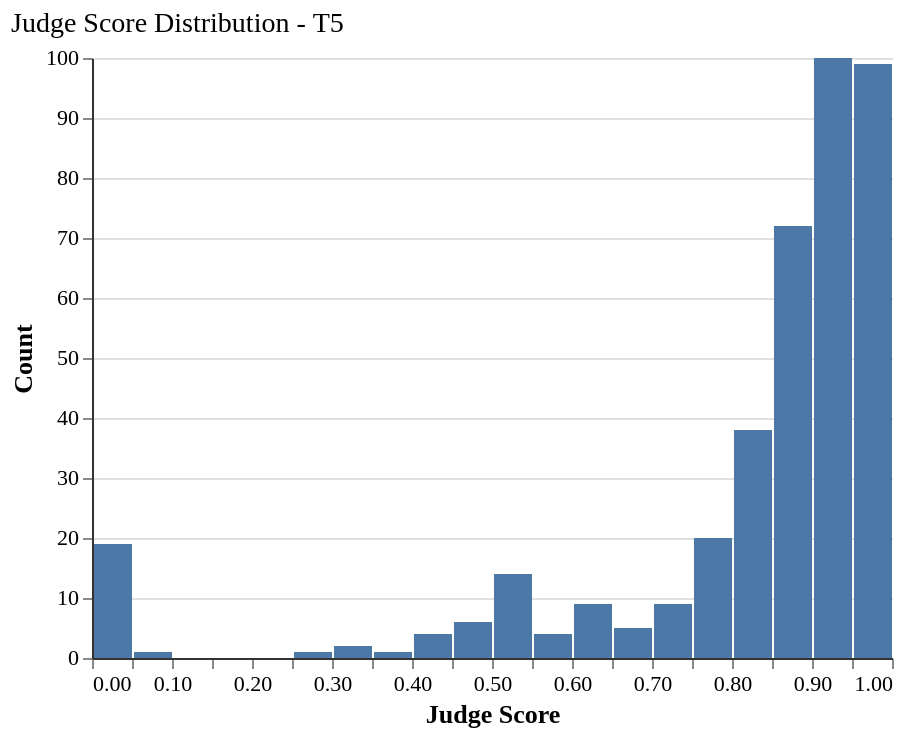

Source (Vega-Lite JSON):
### Vega-Lite specification from a JSON file in a GitHub repository (floating-point values rounded to 4 significant figures; data arrays with more than 128 entries replaced by an {"elided": "..."} marker saying what was removed)
{"config": {"font": "serif", "axis": {"labelFontSize": 11, "titleFontSize": 13, "gridColor": "#e0e0e0", "domainColor": "#333333"}, "legend": {"labelFontSize": 11, "titleFontSize": 12}, "title": {"fontSize": 14, "anchor": "start", "fontWeight": "normal"}, "view": {"stroke": null, "continuousWidth": 400, "continuousHeight": 300}, "mark": {"tooltip": true}}, "data": {"name": "data-a2f8431409e7f6fea96e25002d62dcf0"}, "mark": {"type": "bar"}, "encoding": {"x": {"bin": {"step": 0.05}, "field": "judge_score", "title": "Judge Score", "type": "quantitative"}, "y": {"aggregate": "count", "title": "Count", "type": "quantitative"}}, "height": 300, "title": "Judge Score Distribution - T5", "width": 400, "$schema": "https://vega.github.io/schema/vega-lite/v6.1.0.json", "datasets": {"data-a2f8431409e7f6fea96e25002d62dcf0": {"elided": "404 records"}}}
